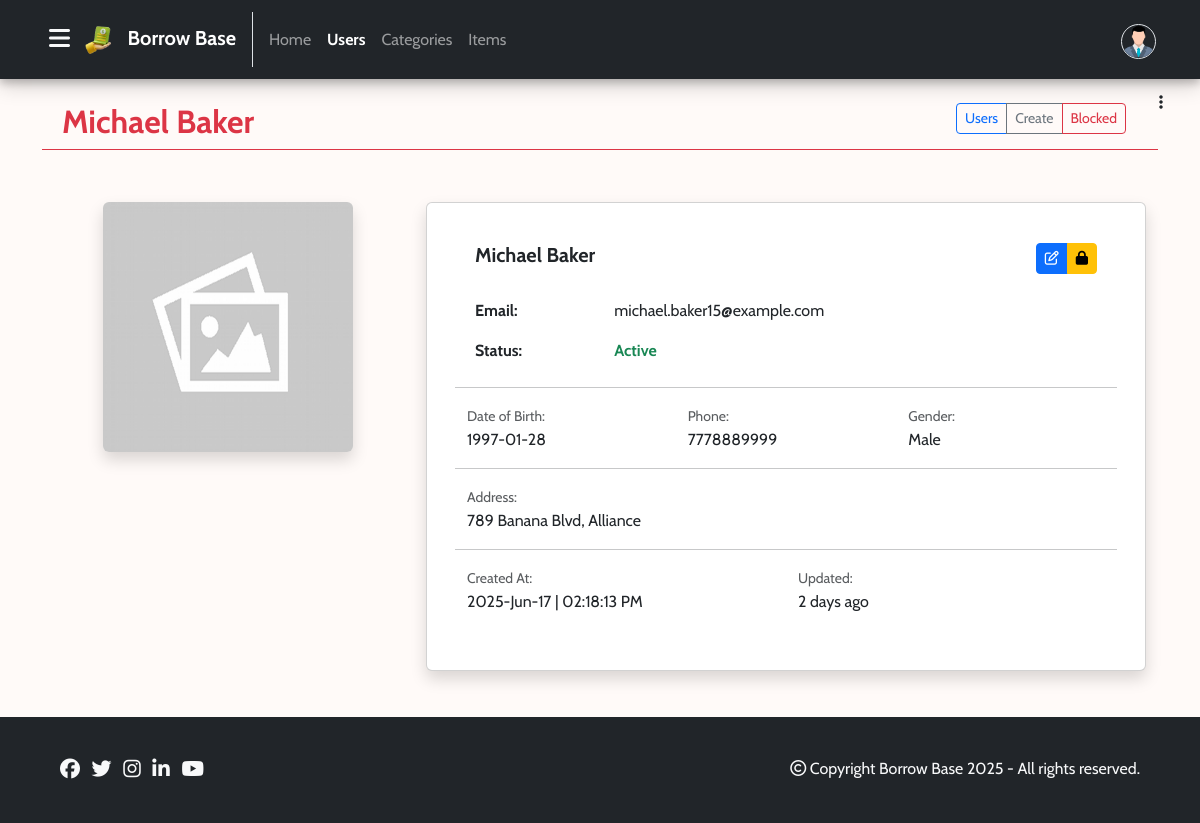
Page /admin/users/view.php?id=15 (signed in) on the committed database.
### tables this page shows
CREATE TABLE `users` (
  `id` INT(11) NOT NULL AUTO_INCREMENT PRIMARY KEY,
  `name` varchar(255) NOT NULL,
  `email` varchar(255) NOT NULL,
  `password` varchar(255) NOT NULL,
  `gender` char(1) DEFAULT NULL,
  `dob` date DEFAULT NULL,
  `phone` varchar(15) DEFAULT NULL,
  `address` varchar(255) DEFAULT NULL,
  `image` varchar(255) DEFAULT NULL,
  `role` char(1) NOT NULL DEFAULT 'u',
  `status` tinyint(1) NOT NULL DEFAULT 1,
  `created_at` datetime NOT NULL DEFAULT current_timestamp(),
  `updated_at` datetime NOT NULL DEFAULT current_timestamp()
);

### logics/db.php (called while the page is built, shortened)
<?php
class db
{
	private $dbHost = "localhost";
	private $dbUser = "root";
	private $dbPassword = "";
	private $dbName = "borrow_base";
	private $mysqli = "";
	private $conn = false;
	public function __construct()
	{
		if(!$this->conn)
		{
			$this->mysqli = new mysqli($this->dbHost, $this->dbUser, $this->dbPassword, $this->dbName);
			$this->conn = true;
		}
		else
		{
			return true;
		}
	}
	public function dynamicallyBindParameters($query, $params)
	{
		$types = '';
	        foreach($params as $param)
	        {
	            if(is_int($param))
	            {	$types .= 'i';	}
	            elseif (is_float($param))
	            {	$types .= 'd';	}
	            elseif (is_string($param))
	            {   $types .= 's';	}
	            else
	            {   $types .= 'b';	}
	        }
	        $bind_names[] = $types;
	        for ($i=0; $i<count($params);$i++)
	        {
	            $bind_name = 'bind' . $i;
	            $bind_names[] = &$$bind_name;
	        }
	        return $bind_names;
	}
	public function executeSQL($query, $params, $select = false)
	{
	    if (!empty($params))
	    {
	        $bind_names = $this->dynamicallyBindParameters($query, $params);
			$query = $this->mysqli->prepare($query);
	        call_user_func_array(array($query,'bind_param'), $bind_names);
	        $query->execute();
	        if($select)
	        {
	        	$result = $query->get_result()->fetch_all(MYSQLI_ASSOC);
	    	}
	    }
	    return $result;
	}
	public function timestampToCustomHumanReadable($timestamp) {
        $currentTimestamp = time();
        $timeDifference = abs($currentTimestamp - $timestamp);
        $secondsPerMinute = 60;
        $secondsPerHour = $secondsPerMinute * 60;
        $secondsPerDay = $secondsPerHour * 24;
        $secondsPerWeek = $secondsPerDay * 7;
        $secondsPerMonth = $secondsPerDay * 30;
        $secondsPerYear = $secondsPerDay * 365;
        if ($timeDifference >= $secondsPerYear) {
            $years = floor($timeDifference / $secondsPerYear);
            return $years . " year" . ($years > 1 ? "s" : "") . " ago";
        } elseif ($timeDifference >= $secondsPerMonth) {
            $months = floor($timeDifference / $secondsPerMonth);
            return $months . " month" . ($months > 1 ? "s" : "") . " ago";
        } elseif ($timeDifference >= $secondsPerWeek) {
            $weeks = floor($timeDifference / $secondsPerWeek);
            return $weeks . " week" . ($weeks > 1 ? "s" : "") . " ago";
        } elseif ($timeDifference >= $secondsPerDay) {
            $days = floor($timeDifference / $secondsPerDay);
            return $days . " day" . ($days > 1 ? "s" : "") . " ago";
        } elseif ($timeDifference >= $secondsPerHour) {
            $hours = floor($timeDifference / $secondsPerHour);
            return $hours . " hour" . ($hours > 1 ? "s" : "") . " ago";
        } else {
            $minutes = floor($timeDifference / $secondsPerMinute);
            return $minutes . " minute" . ($minutes > 1 ? "s" : "") . " ago";
        }
    }
}
?>

### admin/includes/header.php (called while the page is built, shortened)
<?php
include('../../logics/db.php');
$obj = new db();
include('variables.php');
?>

### admin/users/variables.php (called while the page is built, shortened)
<?php
$plural = "users";
?>

### admin/users/view.php (the view, shortened to what this page needs)
<?php
include('../includes/header.php');
$id = $_GET['id'];
$paramList = [$id];
$sql = "SELECT * FROM $plural WHERE id = ? AND role != 'a'";
$result = $obj->executeSQL($sql, $paramList, true);
if($result == '' || empty($result))
{
    $_SESSION['error'] = "Something went wrong.";
    header('location: index.php'); die();
}
else
{
    $row = $result[0];
}
?>
<!DOCTYPE html>
<html lang="en">
<head>
    <?php include('../includes/head-contents.php'); ?>
</head>
<body>
    <?php include('../includes/admin-navbar.php'); ?>
    <?php include('../includes/admin-sidebar.php'); ?>
    <div class="container my-4">
        <div class="row px-2">
            <div class="col-6">
                <h2 class="text-danger fw-bold"><?php echo $row['name']; ?></h2>
            </div>
            <div class="col-6 text-end">
                <div class="btn-group" role="group" aria-label="Basic outlined example">
                    <a href="index.php" type="button" class="btn btn-sm btn-outline-primary"><?php echo ucwords($plural); ?></a>
                    <a href="create.php" type="button" class="btn btn-sm btn-outline-secondary">Create</a>
                    <a href="blocked.php" type="button" class="btn btn-sm btn-outline-danger">Blocked</a>
                </div>
            </div>
        </div>
        <hr class="text-danger opacity-100 my-0">
    </div>
    <div class="container my-5 px-4 py-1">
    <div class="row">
        <div class="col-md-4 text-center">
            <?php $img = empty($row['image']) ? "../../images/placeholder.png" : "../uploads/$plural/" . $row['image']?>
            <img src="<?php echo $img; ?>" class="img img-fluid shadow rounded mb-4 entityImage" alt="User Image">
        </div>
        <div class="col-md-8">
            <div class="card shadow rounded p-4">
                <div class="card-body">
                    <div class="row px-2">
                        <div class="col-6">
                            <h5 class="card-title mb-4 fw-bold"><?php echo $row['name']; ?></h5>
                        </div>
                        <div class="col-6 text-end">
                            <div class="btn-group" role="group" aria-label="Basic outlined example">
                                <a href="edit.php?id=<?php echo $row['id'] ?>" class="btn btn-primary btn-sm p-1 px-2 icon-button" id="btnEdit">
                                <i class="fa fa-edit" data-bs-toggle="tooltip" data-bs-placement="top" title="Edit"></i>
                                </a>
                                <?php if($row['status'] == 0) { ?>
                                    <a href="unblock.php?id=<?php echo $row['id'] ?>" class="block btn btn-warning btn-sm p-1 px-2 icon-button">
                                    <i class="fa fa-lock-open" data-bs-toggle="tooltip" data-bs-placement="top" title="Unblock"></i>
                                    </a>
                                <?php } else { ?>
                                    <a href="block.php?id=<?php echo $row['id'] ?>" class="block btn btn-warning btn-sm p-1 px-2 icon-button">
                                    <i class="fa fa-lock" data-bs-toggle="tooltip" data-bs-placement="top" title="Block"></i>
                                    </a>
                                <?php  } ?>
                            </div>
                        </div>
                    </div>
                    <table class="table table-borderless">
                        <tr>
                            <td class="fw-bold">Email:</td>
                            <td><?php echo $row['email'] ?></td>
                        </tr>
                        <tr>
                            <?php
                                $status = "";
                                $statusClass = "";
                                if ($row['status'] == "1") {
                                    $status =  "Active";
                                    $statusClass = "text-success";
                                } elseif ($row['status'] == "0") {
                                    $status =  "Blocked";
                                    $statusClass = "text-danger";
                                }
                            ?>
                            <td class="fw-bold">Status:</td>
                            <td class="<?php echo $statusClass; ?> fw-bold"><?php echo $status; ?></td>
                        </tr>
                    </table>
                    <div class="row">
                        <hr>
                        <div class="col">
                            <small class="text-muted">Date of Birth:</small>
                            <p><?php echo ($row['dob'] != "") ? $row['dob'] : "--"  ?></p>
                        </div>
                        <div class="col">
                            <small class="text-muted">Phone:</small>
                            <p><?php echo ($row['phone'] != "") ? $row['phone'] : "--"  ?></p>
                        </div>
                        <div class="col">
                            <small class="text-muted">Gender:</small>
                            <?php
                                $gender = "--";
                                if ($row['gender'] == "m")
                                {
                                    $gender =  "Male";
                                }
                                elseif($row['gender'] == "f")
                                {
                                    $gender =  "Female";
                                }
                                elseif($row['gender'] == "o")
                                {
                                    $gender =  "Other";
                                }
                            ?>
                            <p><?php echo $gender; ?></p>
                        </div>
                        <hr>
                    </div>
                    <div class="row">
                        <div class="col">
                            <small class="text-muted">Address:</small>
                            <p><?php echo ($row['address'] != "") ? $row['address'] : "--"  ?></p>
                        </div>
                        <hr>
                    </div>
                    <div class="row">
                        <div class="col">
                            <small class="text-muted">Created At:</small>
                            <p><?php echo date('Y-M-d | h:i:s A', strtotime($row["created_at"])); ?></p>
                        </div>
                        <div class="col">
                            <small class="text-muted">Updated:</small>
                            <?php $date = strtotime($row["updated_at"]); ?>
                            <p><?php echo $obj->timestampToCustomHumanReadable($date); ?></p>
                        </div>
                    </div>
                </div>
            </div>
        </div>
    </div>
</div>
    <?php include('../../includes/footer.php'); ?>
</body>
</html>

### css/style.css (style rules this page uses)
* { font-family: 'Cabin', Helvetica, sans-serif; }
body { min-height: 100vh; position: relative; margin: 0; padding-bottom: 100px; box-sizing: border-box; background-color: #FFFAF8; }
.entityImage { width: 250px; height: 250px; }

### rows in the picture
users: name "Michael Baker", email "michael.baker15@example.com", status "Active", dob "1997-01-28", phone "7778889999", gender "Male", address "789 Banana Blvd, Alliance", created_at "2025-Jun-17 | 02:18:13 PM", updated_at "2 days ago"

### other values in the picture
WEBSITE_NAME "Borrow Base"
$plural "Users"
